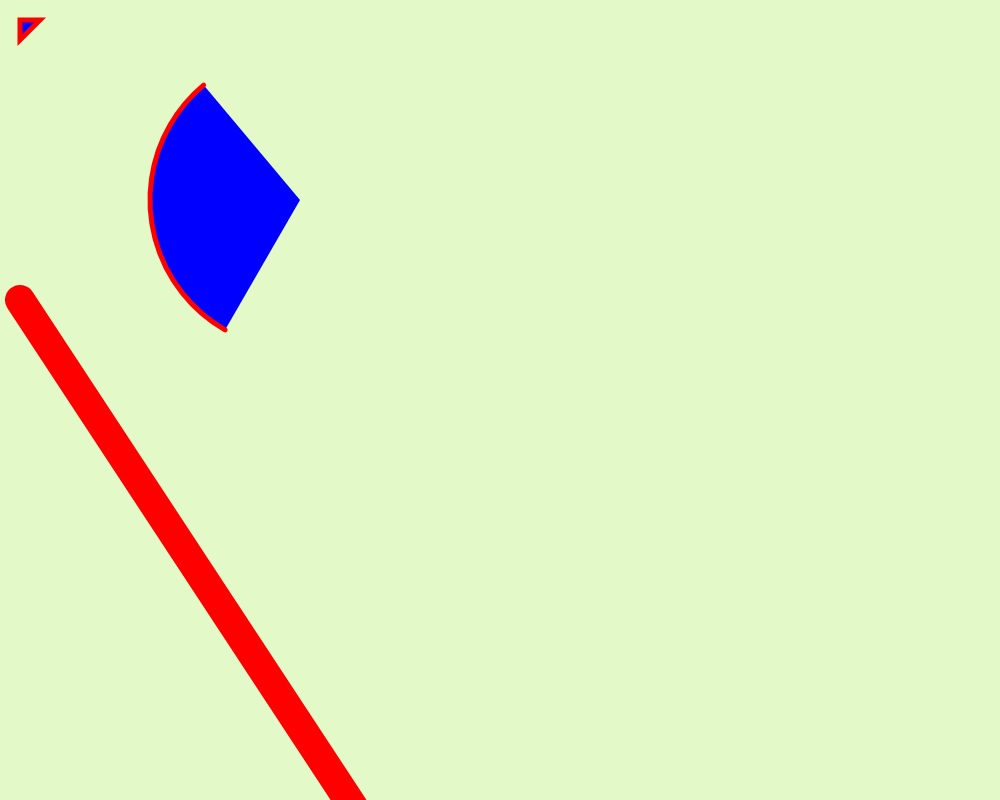
Frame 1 (no input)
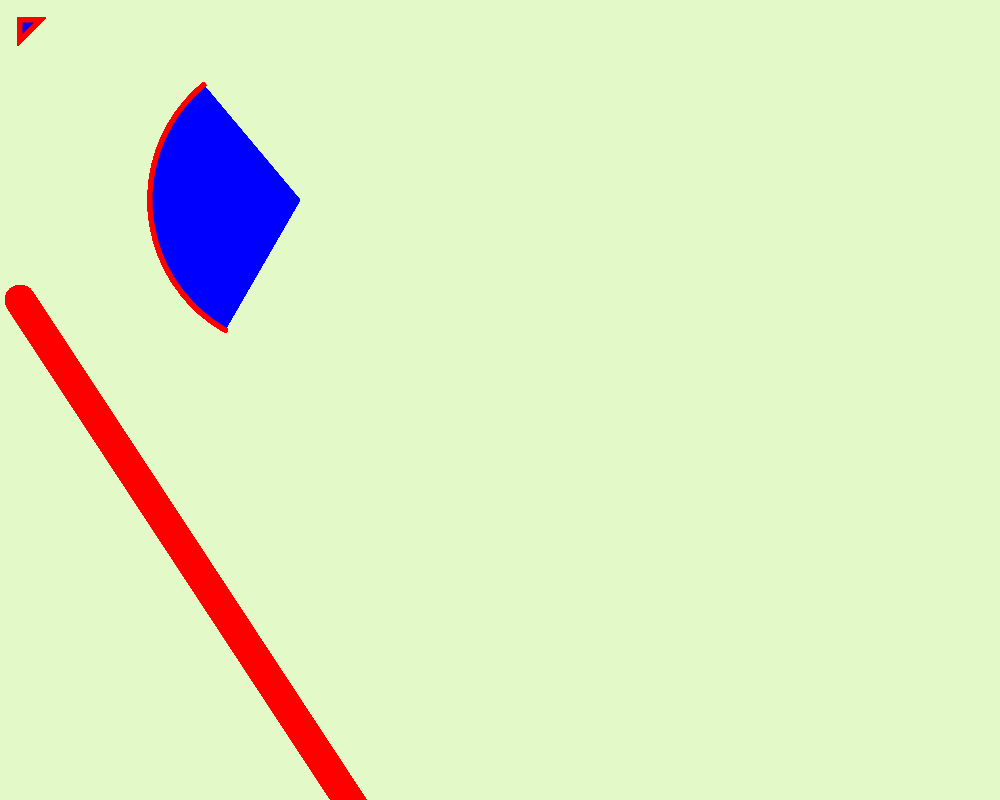
Frame 60 (no input)
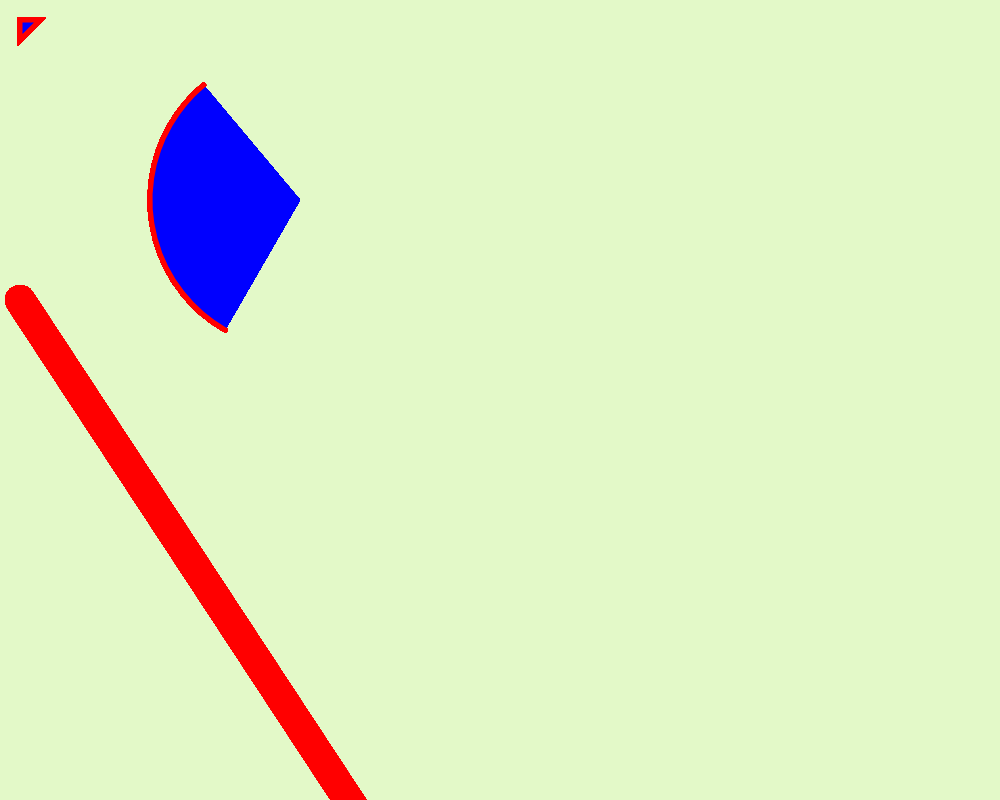
Frame 120 (the mouse pressed at the canvas centre since frame 60)

The p5.js sketch that drew these frames (run headless with seeded random() and noise() and a simulated clock; from frame 60 on, the mouse is pressed at the canvas centre):

// p5.js sketch
// ── sketch.js
function setup() {
    createCanvas( 1000, 800 );
    background( '#e3f9c8' );
}

function draw() {
stroke('red');
strokeWeight(5);
fill('blue');
triangle(20, 20, 40, 20, 20, 40);
arc(300, 200, 300, 300, radians(120), radians(230), PI);

strokeWeight(30);
line(20, 300, 480, 1000);
}
